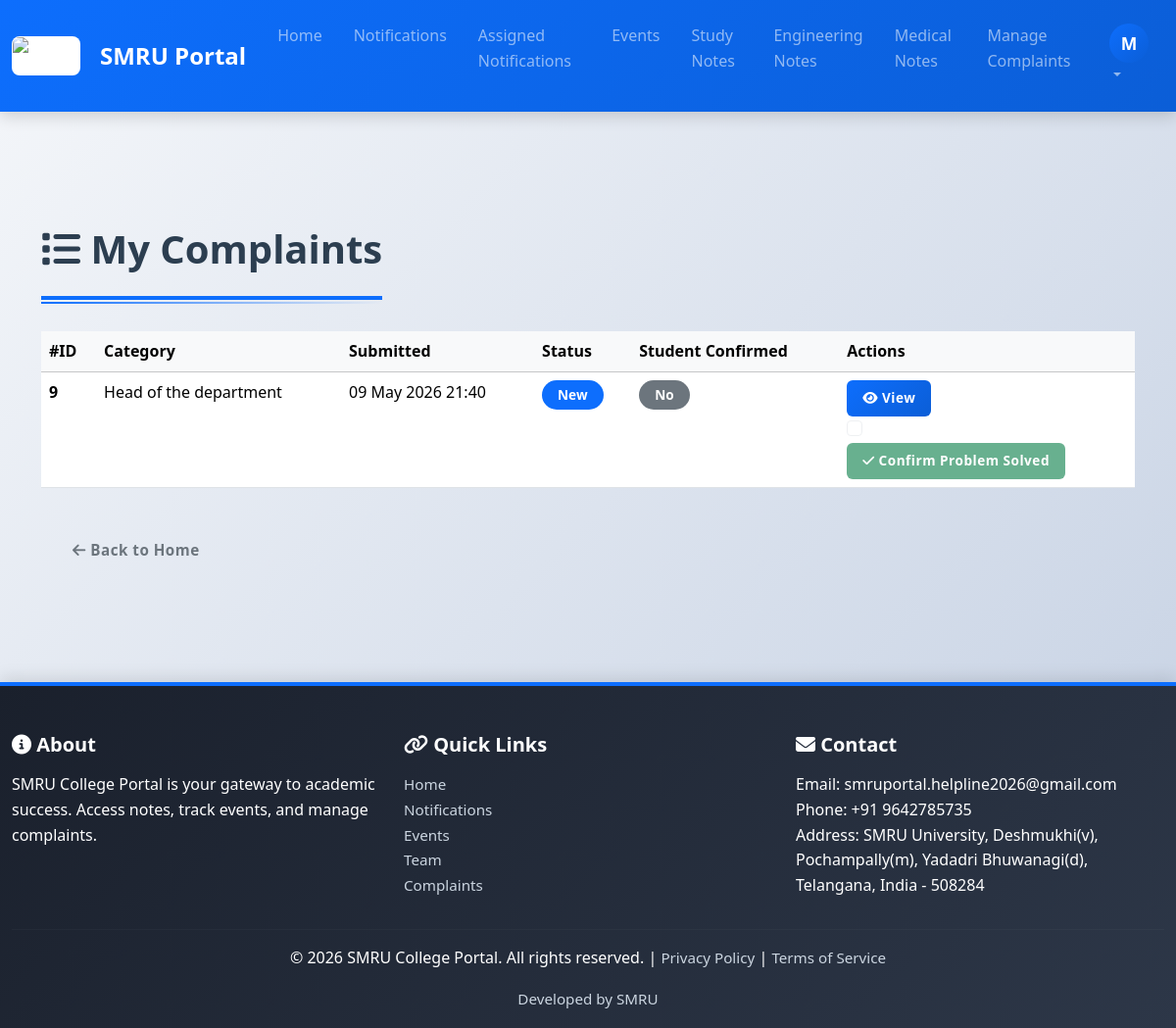
Screenshot of /my-complaints/ (signed in) with the database file from the repository.
### smru/models.py (models this page shows, shortened)
class Complaint(models.Model):
    STATUS_CHOICES = (
        ('new', 'New'),
        ('in_progress', 'In Progress'),
        ('resolved', 'Resolved'),
        ('closed', 'Closed'),
    )
    user = models.ForeignKey(User, on_delete=models.CASCADE, null=True, blank=True)
    category = models.ForeignKey(ComplaintCategory, on_delete=models.CASCADE)
    person = models.ForeignKey(ComplaintPerson, on_delete=models.SET_NULL, null=True, blank=True)
    complaint_text = models.TextField()
    file = models.FileField(upload_to='complaints/', blank=True, null=True)
    status = models.CharField(max_length=20, choices=STATUS_CHOICES, default='new')
    response = models.TextField(blank=True, null=True)
    feedback = models.TextField(blank=True, null=True)  # Optional feedback from student
    is_confirmed_solved_by_student = models.BooleanField(default=False)  # Student confirms it's solved
    is_confirmed_solved_by_admin = models.BooleanField(default=False)  # Admin/HOD confirms it's solved
    cleared_by = models.ForeignKey(User, on_delete=models.SET_NULL, null=True, related_name='cleared_complaints')
    submitted_at = models.DateTimeField(auto_now_add=True)
    resolved_at = models.DateTimeField(blank=True, null=True)
    class Meta:
        ordering = ['-submitted_at']
        verbose_name_plural = 'Complaints'
        indexes = [
            models.Index(fields=['status']),
            models.Index(fields=['-submitted_at']),
        ]

class ComplaintCategory(models.Model):
    CATEGORY_TYPE_CHOICES = (
        ('listed_college', 'For Listed Colleges'),
        ('other_college', 'For Other Colleges'),
        ('both', 'For Both Listed and Other Colleges'),
    )
    name = models.CharField(max_length=100)
    type = models.CharField(max_length=20, choices=CATEGORY_TYPE_CHOICES)
    description = models.TextField(blank=True)
    is_active = models.BooleanField(default=True)
    created_at = models.DateTimeField(auto_now_add=True)
    class Meta:
        verbose_name_plural = 'Complaint Categories'
        ordering = ['type', 'name']

### smru/views.py (the view, shortened to what this page needs)
# urls.py: path('my-complaints/', views.my_complaints, name='my_complaints'),
@login_required(login_url='smru:login')
def my_complaints(request):
    try:
        user_complaints = Complaint.objects.filter(
            user=request.user
        ).order_by('-submitted_at')
        paginator = Paginator(user_complaints, 10)
        page_number = request.GET.get('page', 1)
        page_obj = paginator.get_page(page_number)
        return render(request, 'smru/my_complaints.html', {
            'complaints': page_obj,
            'paginator': paginator,
            'page_obj': page_obj,
        })
    except Exception as e:
        logger.error(f"Error in my_complaints view: {str(e)}")
        return render(request, 'smru/my_complaints.html', {'error': 'Could not load complaints'})

### smru/templates/smru/my_complaints.html (shortened to what this page needs)
{% extends 'smru/base.html' %}
{% block content %}
<div class="container py-5">
    <h2 class="section-title">
        <i class="fas fa-list"></i> My Complaints
    </h2>
    {% if user.is_authenticated %}
        {% if complaints %}
        <div class="row">
            <div class="col-12">
                <table class="table table-hover text-dark">
                    <thead class="table-light">
                        <tr>
                            <th>#ID</th>
                            <th>Category</th>
                            <th>Submitted</th>
                            <th>Status</th>
                            <th>Student Confirmed</th>
                            <th>Actions</th>
                        </tr>
                    </thead>
                    <tbody>
                        {% for complaint in complaints %}
                        <tr>
                            <td><strong>{{ complaint.id }}</strong></td>
                            <td>{{ complaint.category.name }}</td>
                            <td>{{ complaint.submitted_at|date:"d M Y H:i" }}</td>
                            <td>
                                <span class="badge bg-{% if complaint.status == 'new' %}primary{% elif complaint.status == 'in_progress' %}warning{% elif complaint.status == 'resolved' %}success{% else %}secondary{% endif %}">
                                    {{ complaint.get_status_display }}
                                </span>
                            </td>
                            <td>
                                {% if complaint.is_confirmed_solved_by_student %}
                                    <span class="badge bg-success">Yes</span>
                                {% else %}
                                    <span class="badge bg-secondary">No</span>
                                {% endif %}
                            </td>
                            <td>
                                <a href="{% url 'smru:complaint_detail' complaint.id %}" class="btn btn-sm btn-primary me-2">
                                    <i class="fas fa-eye"></i> View
                                </a>
                                {% if not complaint.is_confirmed_solved_by_student %}
                                            <form method="post" class="d-inline">
                                                <div class="form-check">
                                                    <input class="form-check-input" type="checkbox" value="1" id="confirmSolved{{ complaint.id }}" name="confirm_solved" required {% if complaint.status != 'resolved' and complaint.status != 'closed' %}disabled{% endif %}>
                                                </div>
                                                <button type="submit" class="btn btn-sm btn-success" {% if complaint.status != 'resolved' and complaint.status != 'closed' %}disabled title="You can confirm only after the complaint is resolved or closed."{% else %}onclick="return confirm('Are you sure this complaint is solved and you confirm it?')"{% endif %}>
                                                    <i class="fas fa-check"></i> Confirm Problem Solved
                                                </button>
                                            </form>
                                {% endif %}
                            </td>
                        </tr>
                        {% endfor %}
                    </tbody>
                </table>
            </div>
        </div>
        {% endif %}
    {% endif %}
    <div class="mt-4">
        <a href="{% url 'smru:home' %}" class="btn btn-outline-secondary">
            <i class="fas fa-arrow-left"></i> Back to Home
        </a>
    </div>
</div>
{% endblock %}

### smru/templates/smru/base.html (shortened to what this page needs)
<!DOCTYPE html>
<html lang="en">
<head>
    <link href="https://cdn.jsdelivr.net/npm/bootstrap@5.3.2/dist/css/bootstrap.min.css" rel="stylesheet">
    <link href="https://cdnjs.cloudflare.com/ajax/libs/font-awesome/6.4.0/css/all.min.css" rel="stylesheet">
</head>
<body>
    {% if user.is_authenticated %}
    <nav class="navbar navbar-expand-lg navbar-dark sticky-top">
        <div class="container-fluid">
            <a class="navbar-brand" href="{% url 'smru:home' %}">
                <img src="https://yt3.googleusercontent.com/NbCLFD5gyhswvy4qGsI-2WhPBwQ_rpSIZ-ZDDVr1Pa_lQVucwiDgIeukAWmpbD9Y41G09L_oBw=s900-c-k-c0x00ffffff-no-rj" alt="SMRU Logo" class="brand-logo me-2">
                SMRU Portal
            </a>
            <div class="collapse navbar-collapse" id="navbarNav">
                <ul class="navbar-nav ms-auto">
                    <li class="nav-item"><a class="nav-link" href="{% url 'smru:home' %}">Home</a></li>
                    <li class="nav-item"><a class="nav-link" href="{% url 'smru:notifications' %}">Notifications</a></li>
                    {% if user.user_role and user.user_role.role in 'hod,chairman,principal,director,faculty,security,admin' %}
                    <li class="nav-item"><a class="nav-link" href="{% url 'smru:staff_notifications' %}">Assigned Notifications</a></li>
                    {% endif %}
                    <li class="nav-item"><a class="nav-link" href="{% url 'smru:events' %}">Events</a></li>
                    <li class="nav-item"><a class="nav-link" href="{% url 'smru:notes' %}">Study Notes</a></li>
                    <li class="nav-item"><a class="nav-link" href="{% url 'smru:engineering' %}">Engineering Notes</a></li>
                    <li class="nav-item"><a class="nav-link" href="{% url 'smru:medical' %}">Medical Notes</a></li>
                    {% if user.user_role and user.user_role.role in 'hod,chairman,principal,director,faculty,security,admin' %}
                    <li class="nav-item"><a class="nav-link" href="{% url 'smru:manage_complaints' %}">Manage Complaints</a></li>
                    {% else %}
                    <li class="nav-item"><a class="nav-link" href="{% url 'smru:complaints' %}">Complaints</a></li>
                    {% endif %}
                    <li class="nav-item dropdown">
                        <a class="nav-link dropdown-toggle" href="#" id="userDropdown" role="button" data-bs-toggle="dropdown">
                            {% if user.student_profile.profile_picture %}
                            <img src="{{ user.student_profile.profile_picture.url }}" alt="Profile" class="user-avatar">
                            {% else %}
                            <div class="user-avatar">{{ user.first_name|first|upper }}</div>
                            {% endif %}
                        </a>
                    </li>
                </ul>
            </div>
        </div>
    </nav>
    {% endif %}
    <main class="container-fluid">
        {% block content %}{% endblock %}
    </main>
    <footer>
        <div class="container-fluid">
            <div class="row">
                <div class="col-md-4">
                    <h5><i class="fas fa-info-circle"></i> About</h5>
                    <p>SMRU College Portal is your gateway to academic success. Access notes, track events, and manage complaints.</p>
                </div>
                <div class="col-md-4">
                    <h5><i class="fas fa-link"></i> Quick Links</h5>
                    <ul class="list-unstyled">
                        <li><a href="{% url 'smru:home' %}">Home</a></li>
                        <li><a href="{% url 'smru:notifications' %}">Notifications</a></li>
                        <li><a href="{% url 'smru:events' %}">Events</a></li>
                        <li><a href="{% url 'smru:team' %}">Team</a></li>
                        <li><a href="{% url 'smru:complaints' %}">Complaints</a></li>
                    </ul>
                </div>
                <div class="col-md-4">
                    <h5><i class="fas fa-envelope"></i> Contact</h5>
                    <p>
                        Email: smruportal.helpline2026@gmail.com<br>
                        Phone: +91 9642785735<br>
                        Address: SMRU University, Deshmukhi(v), Pochampally(m), Yadadri Bhuwanagi(d), Telangana, India - 508284
                    </p>
                </div>
            </div>
            <hr style="border-color: rgba(255,255,255,0.1);">
            <div class="text-center">
                <p>&copy; 2026 SMRU College Portal. All rights reserved. |
                <a href="{% url 'smru:privacy_policy' %}">Privacy Policy</a> |
                <a href="{% url 'smru:terms_of_service' %}">Terms of Service</a></p>
                <a href="{% url 'smru:team' %}">Developed by SMRU</a>
            </div>
        </div>
    </footer>
</body>
</html>

### smru/templates/smru/base.html (style rules this page uses)
:root { --primary-color: #0d6efd; --primary-dark: #0b5ed7; --secondary-color: #6c757d; --success-color: #198754; --danger-color: #dc3545; --warning-color: #ffc107; --info-color: #0dcaf0; --light-bg: #f8f9fa; --white: #ffffff; --text-dark: #2c3e50; --text-light: #6c757d; --shadow-sm: 0 2px 8px rgba(0,0,0,0.1); --shadow-md: 0 5px 15px rgba(0,0,0,0.15); --shadow-lg: 0 10px 30px rgba(0,0,0,0.2); --border-radius: 10px; --transition: all 0.3s cubic-bezier(0.4, 0, 0.2, 1); }
* { margin: 0; padding: 0; box-sizing: border-box; }
html { scroll-behavior: smooth; }
body { font-family: 'Segoe UI', 'Roboto', 'Helvetica Neue', sans-serif; background: linear-gradient(135deg, #f5f7fa 0%, #c3cfe2 100%); min-height: 100vh; display: flex; flex-direction: column; color: var(--text-dark); line-height: 1.6; }
main { flex: 1; margin-top: 20px; }
.navbar { background: linear-gradient(135deg, #0d6efd 0%, #0b5ed7 100%); box-shadow: var(--shadow-md); padding: 1rem 0; position: sticky; top: 0; z-index: 1000; backdrop-filter: blur(10px); }
.navbar-brand { font-weight: 700; font-size: 1.5rem; color: white !important; display: flex; align-items: center; gap: 0.75rem; }
.brand-logo { max-height: 70px; max-width: 70px; width: auto; height: auto; object-fit: contain; border-radius: 0.5rem; border: 1px solid rgba(255,255,255,0.45); background: #fff; }
.nav-link { transition: all 0.3s ease; margin: 0 0.5rem; }
img { max-width: 100%; height: auto; }
.btn { border-radius: 6px; padding: 0.75rem 2rem; font-weight: 600; transition: var(--transition); border: none; font-size: 0.95rem; letter-spacing: 0.5px; }
.btn-primary { background: linear-gradient(135deg, var(--primary-color) 0%, var(--primary-dark) 100%); border-color: var(--primary-dark); color: white; }
.btn-sm { padding: 0.5rem 1rem; font-size: 0.85rem; }
.section-title { font-size: 2.5rem; font-weight: 800; color: var(--text-dark); margin: 3rem 0 2rem 0; padding-bottom: 1.5rem; border-bottom: 4px solid var(--primary-color); position: relative; display: inline-block; }
.section-title::after { content: ''; position: absolute; bottom: -8px; left: 0; width: 100%; height: 2px; background: linear-gradient(90deg, var(--primary-color) 0%, transparent 100%); }
footer { background: linear-gradient(135deg, #1a202c 0%, #2d3748 100%); color: white; padding: 3rem 0 1rem 0; margin-top: 4rem; border-top: 4px solid var(--primary-color); box-shadow: 0 -5px 15px rgba(0,0,0,0.1); }
footer h5 { font-weight: 700; margin-bottom: 1rem; color: white; }
footer a { color: #cbd5e0; text-decoration: none; transition: var(--transition); font-size: 0.95rem; }
.user-avatar { width: 40px; height: 40px; border-radius: 50%; object-fit: cover; transition: var(--transition); }
.user-avatar:not(img) { background: linear-gradient(135deg, var(--primary-color) 0%, var(--primary-dark) 100%); display: flex; align-items: center; justify-content: center; color: white; font-weight: 700; font-size: 1.1rem; }
.badge { padding: 0.5rem 1rem; border-radius: 20px; font-size: 0.85rem; font-weight: 600; transition: var(--transition); }

### rows the page displays
Complaint: id "9", category.name "Head of the department", submitted_at "09 May 2026 21:40", status "New", is_confirmed_solved_by_student "No"

### other values shown
{{ user.first_name|first|upper }} "M"
